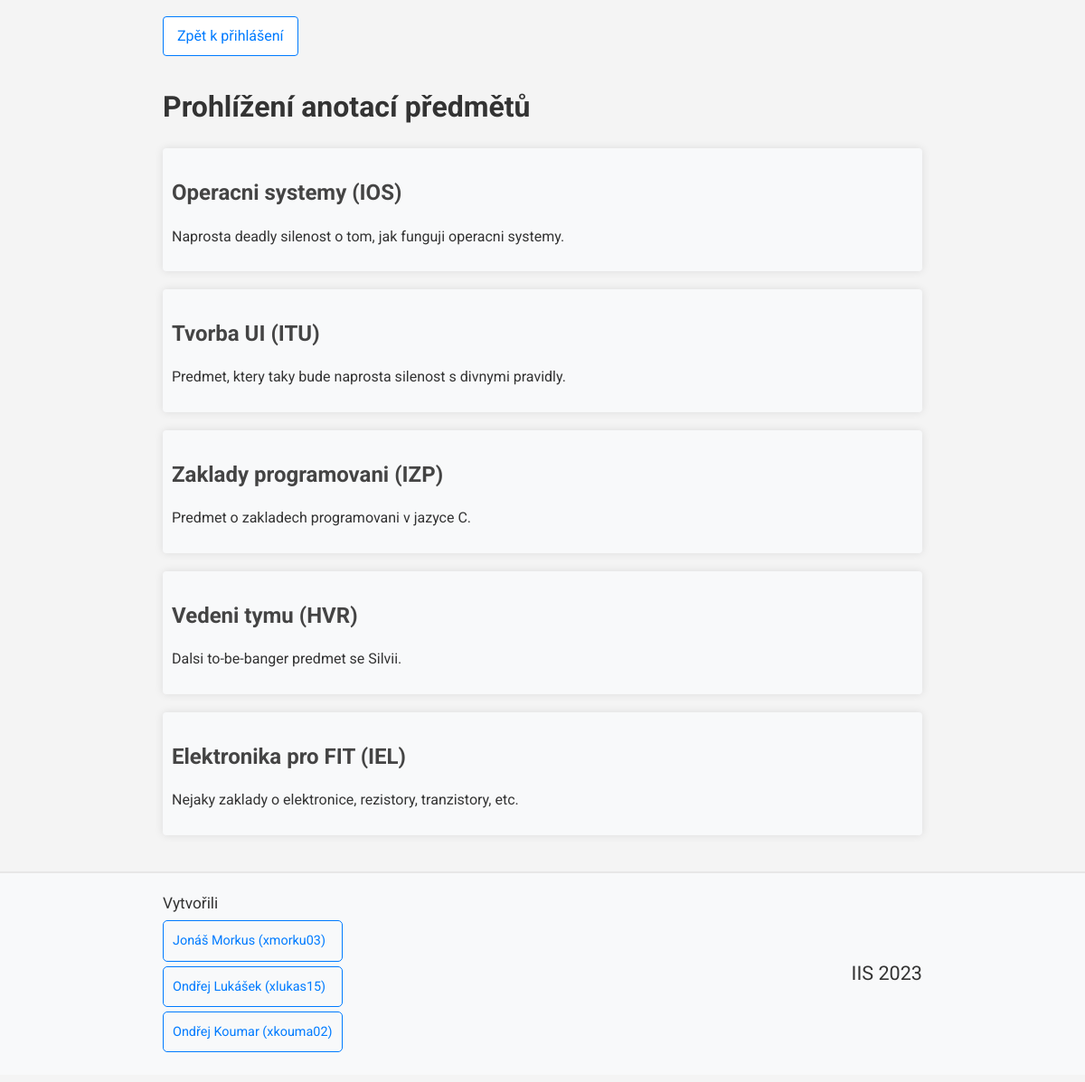
The page /views/annotations.php on the database as committed earlier.
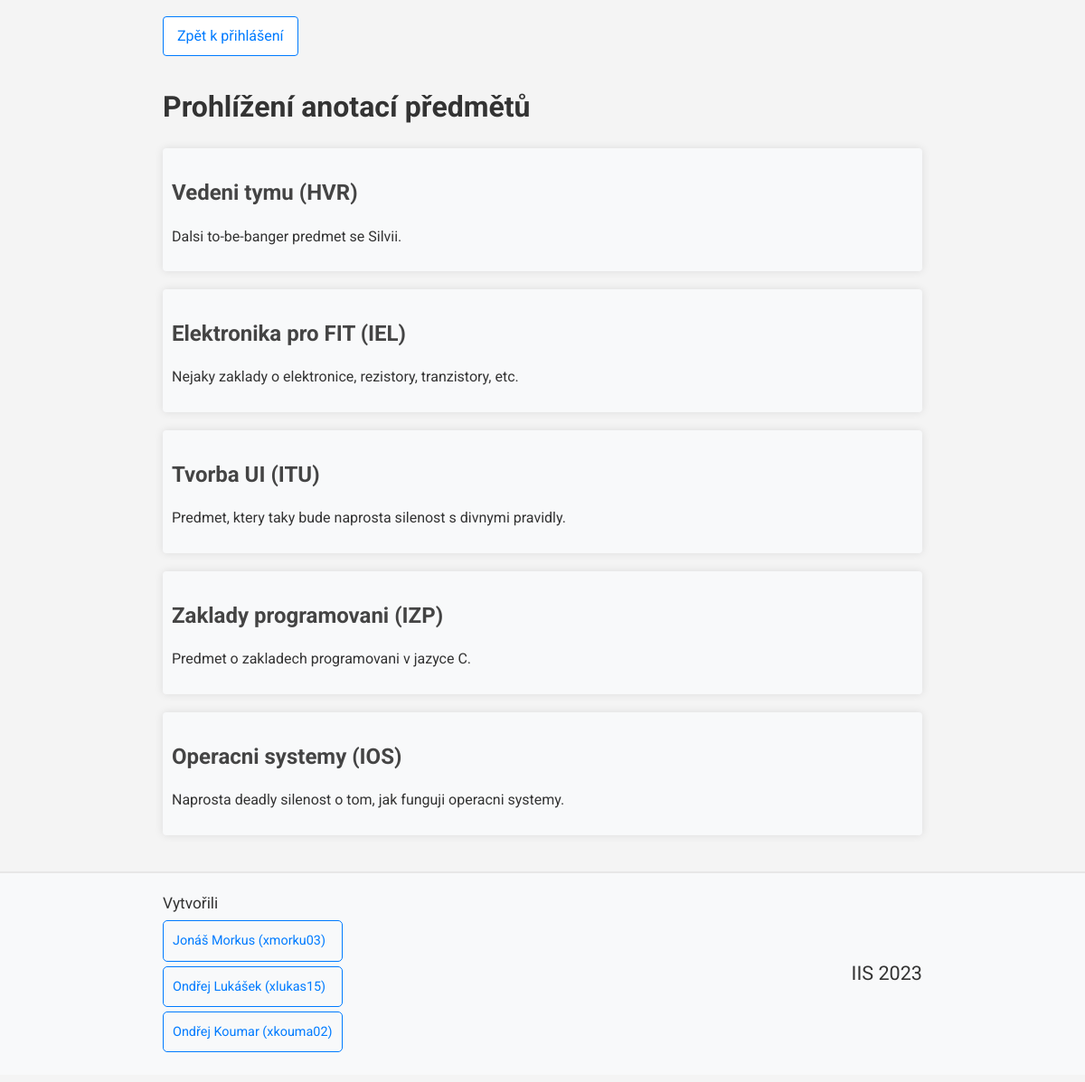
The same page on the database as committed later.
### tables this page shows
CREATE TABLE Predmet (
	zkratka varchar(3) NOT NULL,
	nazev varchar(25) NOT NULL,
	anotace varchar(200) NOT NULL,
	pocet_kreditu INT(1) NOT NULL,
	typ_ukonceni varchar(6) NOT NULL,
    garant int(5),
	PRIMARY KEY (zkratka),
    FOREIGN KEY (garant) REFERENCES Osoba(ID_Osoba) ON DELETE SET NULL
);

### misc/db_conn_parameters.php (called while the page is built)
<?php
function getDbConnectionParams()
{
    $connString = "mysql:host=db;dbname=mydatabase";
    $userName = "myuser";
    $password = "mypassword";
    $options = array(
        PDO::MYSQL_ATTR_INIT_COMMAND => "SET NAMES 'utf8'"
    );
    return array(
        "connString" => $connString,
        "userName" => $userName,
        "password" => $password,
        "options" => $options
    );
}

### services/subject_service.php (called while the page is built, shortened)
<?php
require_once __DIR__ . "/../misc/db_conn_parameters.php";
class subjectService {
    private PDO $pdo;
    function __construct()
    {
        try {
            $params = getDbConnectionParams();
            $this->pdo = new PDO($params["connString"], $params["userName"], $params["password"], $params["options"]);
        }
        catch (PDOException $e) {
            error_log("Error connecting to database: " . $e->getMessage());
        }
    }
    function getSubjectIDs() {
        try {
            $stmt = $this->pdo->prepare("SELECT zkratka FROM Predmet");
            $stmt->execute();
            $subjectArray = array();
            while ($row = $stmt->fetch(PDO::FETCH_ASSOC)) {
                $subjectArray[] = $row['zkratka'];
            }
            return $subjectArray;
        }
        catch (PDOException $e) {
            return "Could not get subject IDs: " . $e->getMessage();
        }
    }
    function getSubjectInfo($id) {
        try {
            $stmt = $this->pdo->prepare("SELECT Predmet.*, Osoba.jmeno, Osoba.prijmeni
                                        FROM Predmet JOIN Osoba ON Predmet.garant = Osoba.ID_Osoba
                                        WHERE zkratka = (?)");
            $stmt->execute(array($id));
            return $stmt->fetch(PDO::FETCH_ASSOC);
        }
        catch (PDOException $e) {
            error_log("Could not get subjet info: ". $e->getMessage());
            return null;
        }
    }
}

### views/annotations.php (the view, shortened to what this page needs)
<?php
require_once "../common.php";
require_once "../services/subject_service.php";
?>
<a class='direct_link' href='../index.php'>Zpět k přihlášení</a>
<h1>Prohlížení anotací předmětů</h1>
<?php
$subjectService = new subjectService();
$subjectIDs = $subjectService->getSubjectIDs();
foreach ($subjectIDs as $subject) {
    $subjectInfo = $subjectService->getSubjectInfo($subject);
    echo '<div class="group"><h2>' . $subjectInfo['nazev'] . ' (' . $subjectInfo['zkratka'] . ')</h2>';
    echo '<p>'. $subjectInfo['anotace'] .'</p></div>';
}
?>

Rows that differ between the two databases and show on the page:
shown differently, row unchanged: predmet "Vedeni tymu": moves up the list
shown differently, row unchanged: predmet "Elektronika pro FIT": moves up the list
changed predmet "Operacni systemy": moves down the list
